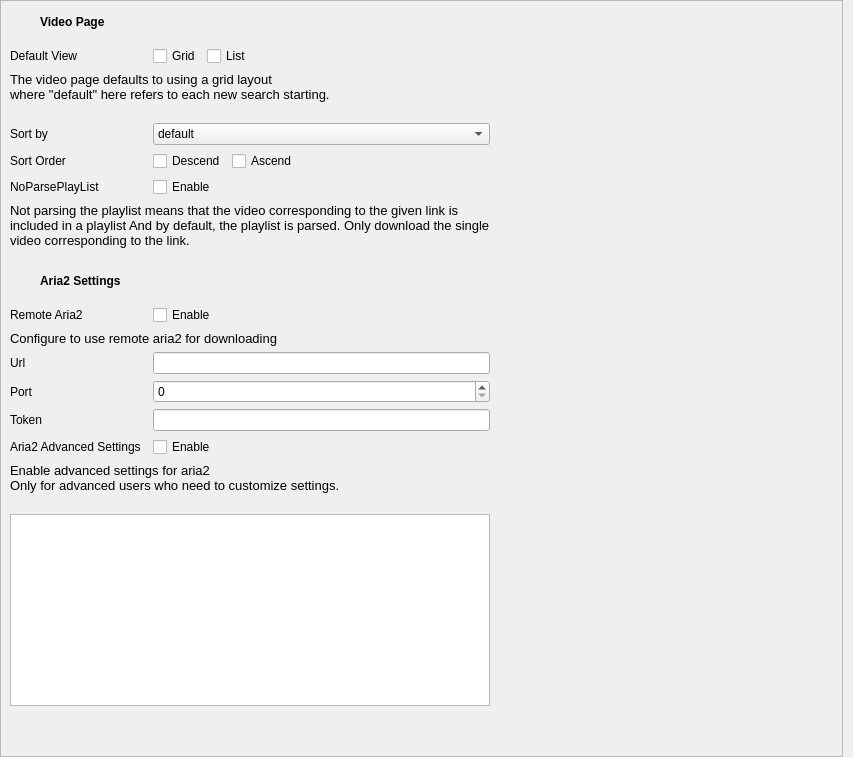
<?xml version="1.0" encoding="UTF-8"?>
<ui version="4.0">
 <class>AdvanceSettings</class>
 <widget class="QWidget" name="AdvanceSettings">
  <property name="geometry">
   <rect>
    <x>0</x>
    <y>0</y>
    <width>853</width>
    <height>757</height>
   </rect>
  </property>
  <property name="windowTitle">
   <string>AdvanceSetting</string>
  </property>
  <layout class="QVBoxLayout" name="verticalLayout">
   <property name="spacing">
    <number>0</number>
   </property>
   <property name="leftMargin">
    <number>0</number>
   </property>
   <property name="topMargin">
    <number>0</number>
   </property>
   <property name="rightMargin">
    <number>10</number>
   </property>
   <property name="bottomMargin">
    <number>0</number>
   </property>
   <item>
    <widget class="QScrollArea" name="scrollArea">
     <property name="horizontalScrollBarPolicy">
      <enum>Qt::ScrollBarPolicy::ScrollBarAlwaysOff</enum>
     </property>
     <property name="widgetResizable">
      <bool>true</bool>
     </property>
     <widget class="QWidget" name="scrollAreaWidgetContents">
      <property name="geometry">
       <rect>
        <x>0</x>
        <y>0</y>
        <width>841</width>
        <height>827</height>
       </rect>
      </property>
      <layout class="QGridLayout">
       <item row="9" column="0" colspan="4">
        <widget class="DividingLine" name="lineAria2Setting" native="true"/>
       </item>
       <item row="10" column="0">
        <widget class="QLabel" name="label_2">
         <property name="text">
          <string>Remote Aria2</string>
         </property>
        </widget>
       </item>
       <item row="5" column="0">
        <widget class="QLabel" name="labelSortVideoOrder">
         <property name="text">
          <string>Sort Order</string>
         </property>
        </widget>
       </item>
       <item row="18" column="0">
        <spacer name="verticalSpacer">
         <property name="orientation">
          <enum>Qt::Orientation::Vertical</enum>
         </property>
         <property name="sizeHint" stdset="0">
          <size>
           <width>20</width>
           <height>40</height>
          </size>
         </property>
        </spacer>
       </item>
       <item row="4" column="2">
        <widget class="QComboBox" name="comboBoxOrderElem">
         <property name="sizePolicy">
          <sizepolicy hsizetype="Expanding" vsizetype="Fixed">
           <horstretch>0</horstretch>
           <verstretch>0</verstretch>
          </sizepolicy>
         </property>
         <item>
          <property name="text">
           <string>default</string>
          </property>
         </item>
         <item>
          <property name="text">
           <string>title</string>
          </property>
         </item>
         <item>
          <property name="text">
           <string>time</string>
          </property>
         </item>
         <item>
          <property name="text">
           <string>duration</string>
          </property>
         </item>
        </widget>
       </item>
       <item row="10" column="2">
        <widget class="QCheckBox" name="checkBoxAria2EnableRemote">
         <property name="text">
          <string>Enable</string>
         </property>
        </widget>
       </item>
       <item row="17" column="0" colspan="3">
        <widget class="Aria2AdvanceSettings" name="listWidgetAria2AdvancedSettings">
         <property name="sizePolicy">
          <sizepolicy hsizetype="Expanding" vsizetype="Minimum">
           <horstretch>0</horstretch>
           <verstretch>0</verstretch>
          </sizepolicy>
         </property>
        </widget>
       </item>
       <item row="4" column="0">
        <widget class="QLabel" name="labelOrderBy">
         <property name="text">
          <string>Sort by</string>
         </property>
        </widget>
       </item>
       <item row="12" column="0">
        <widget class="QLabel" name="labelAria2Url">
         <property name="text">
          <string>Url</string>
         </property>
        </widget>
       </item>
       <item row="15" column="2">
        <widget class="QCheckBox" name="checkBoxEnableAria2AdvancedSettings">
         <property name="text">
          <string>Enable</string>
         </property>
        </widget>
       </item>
       <item row="1" column="0" colspan="4">
        <widget class="DividingLine" name="lineVideoPage" native="true"/>
       </item>
       <item row="3" column="0" colspan="3">
        <widget class="QLabel" name="labelDefaultExplain">
         <property name="sizePolicy">
          <sizepolicy hsizetype="Preferred" vsizetype="Minimum">
           <horstretch>0</horstretch>
           <verstretch>0</verstretch>
          </sizepolicy>
         </property>
         <property name="font">
          <font>
           <pointsize>10</pointsize>
          </font>
         </property>
         <property name="text">
          <string>The video page defaults to using a grid layout
where &quot;default&quot; here refers to each new search starting.
 </string>
         </property>
         <property name="wordWrap">
          <bool>true</bool>
         </property>
        </widget>
       </item>
       <item row="6" column="2">
        <widget class="QCheckBox" name="cbxNoParseList">
         <property name="text">
          <string>Enable</string>
         </property>
        </widget>
       </item>
       <item row="13" column="2">
        <widget class="QSpinBox" name="spinBoxAria2Port">
         <property name="maximum">
          <number>65535</number>
         </property>
        </widget>
       </item>
       <item row="16" column="0" colspan="3">
        <widget class="QLabel" name="label">
         <property name="font">
          <font>
           <pointsize>10</pointsize>
          </font>
         </property>
         <property name="text">
          <string>Enable advanced settings for aria2
Only for advanced users who need to customize settings.
                         </string>
         </property>
         <property name="wordWrap">
          <bool>true</bool>
         </property>
        </widget>
       </item>
       <item row="11" column="0" colspan="3">
        <widget class="QLabel" name="labelEnableRemoteExplain">
         <property name="font">
          <font>
           <pointsize>10</pointsize>
          </font>
         </property>
         <property name="text">
          <string>Configure to use remote aria2 for downloading</string>
         </property>
        </widget>
       </item>
       <item row="8" column="0" colspan="4">
        <widget class="QWidget" name="aria2SettingTitle" native="true">
         <layout class="QHBoxLayout" name="horizontalLayout_4">
          <property name="leftMargin">
           <number>0</number>
          </property>
          <property name="topMargin">
           <number>0</number>
          </property>
          <property name="rightMargin">
           <number>0</number>
          </property>
          <property name="bottomMargin">
           <number>0</number>
          </property>
          <item>
           <widget class="QPushButton" name="iconAria2Settings">
            <property name="sizePolicy">
             <sizepolicy hsizetype="Fixed" vsizetype="Fixed">
              <horstretch>0</horstretch>
              <verstretch>0</verstretch>
             </sizepolicy>
            </property>
            <property name="minimumSize">
             <size>
              <width>24</width>
              <height>24</height>
             </size>
            </property>
            <property name="maximumSize">
             <size>
              <width>24</width>
              <height>24</height>
             </size>
            </property>
            <property name="styleSheet">
             <string notr="true">.QPushButton{
                                         border: none;
                                         }
                                     </string>
            </property>
            <property name="icon">
             <iconset resource="../../../resource/sVanilla.qrc">
              <normaloff>:/icon/bar/download.svg</normaloff>:/icon/bar/download.svg</iconset>
            </property>
            <property name="iconSize">
             <size>
              <width>20</width>
              <height>20</height>
             </size>
            </property>
            <property name="_vanillaStyle_Patch" stdset="0">
             <string>ButtonIconPatch</string>
            </property>
           </widget>
          </item>
          <item>
           <widget class="QLabel" name="labelAria2CommonSettings">
            <property name="font">
             <font>
              <bold>true</bold>
             </font>
            </property>
            <property name="text">
             <string>Aria2 Settings</string>
            </property>
           </widget>
          </item>
         </layout>
        </widget>
       </item>
       <item row="0" column="0" colspan="4">
        <widget class="QWidget" name="widgetVideoPage" native="true">
         <layout class="QHBoxLayout" name="horizontalLayout_3">
          <property name="leftMargin">
           <number>0</number>
          </property>
          <property name="topMargin">
           <number>0</number>
          </property>
          <property name="rightMargin">
           <number>0</number>
          </property>
          <property name="bottomMargin">
           <number>0</number>
          </property>
          <item>
           <widget class="QPushButton" name="btnVideoPageIcon">
            <property name="sizePolicy">
             <sizepolicy hsizetype="Fixed" vsizetype="Fixed">
              <horstretch>0</horstretch>
              <verstretch>0</verstretch>
             </sizepolicy>
            </property>
            <property name="minimumSize">
             <size>
              <width>24</width>
              <height>24</height>
             </size>
            </property>
            <property name="maximumSize">
             <size>
              <width>24</width>
              <height>24</height>
             </size>
            </property>
            <property name="styleSheet">
             <string notr="true">.QPushButton{
	border: none;
}</string>
            </property>
            <property name="icon">
             <iconset resource="../../../resource/sVanilla.qrc">
              <normaloff>:/icon/bar/video.svg</normaloff>:/icon/bar/video.svg</iconset>
            </property>
            <property name="iconSize">
             <size>
              <width>20</width>
              <height>20</height>
             </size>
            </property>
            <property name="_vanillaStyle_Patch" stdset="0">
             <string>ButtonIconPatch</string>
            </property>
           </widget>
          </item>
          <item>
           <widget class="QLabel" name="labelVideoWidget">
            <property name="font">
             <font>
              <bold>true</bold>
             </font>
            </property>
            <property name="text">
             <string>Video Page</string>
            </property>
           </widget>
          </item>
         </layout>
        </widget>
       </item>
       <item row="2" column="3">
        <spacer name="horizontalSpacer_3">
         <property name="orientation">
          <enum>Qt::Orientation::Horizontal</enum>
         </property>
         <property name="sizeHint" stdset="0">
          <size>
           <width>40</width>
           <height>20</height>
          </size>
         </property>
        </spacer>
       </item>
       <item row="14" column="2">
        <widget class="QLineEdit" name="lineEditAria2Token"/>
       </item>
       <item row="14" column="0">
        <widget class="QLabel" name="labelAria2Token">
         <property name="text">
          <string>Token</string>
         </property>
        </widget>
       </item>
       <item row="13" column="0">
        <widget class="QLabel" name="labelAria2Port">
         <property name="text">
          <string>Port</string>
         </property>
        </widget>
       </item>
       <item row="15" column="0">
        <widget class="QLabel" name="label_4">
         <property name="text">
          <string>Aria2 Advanced Settings</string>
         </property>
        </widget>
       </item>
       <item row="2" column="2">
        <widget class="QWidget" name="widgetDefaultView" native="true">
         <layout class="QHBoxLayout" name="horizontalLayout_8">
          <property name="leftMargin">
           <number>0</number>
          </property>
          <property name="topMargin">
           <number>0</number>
          </property>
          <property name="rightMargin">
           <number>0</number>
          </property>
          <property name="bottomMargin">
           <number>0</number>
          </property>
          <item>
           <widget class="QCheckBox" name="cbxGrid">
            <property name="text">
             <string>Grid</string>
            </property>
           </widget>
          </item>
          <item>
           <widget class="QCheckBox" name="cbxList">
            <property name="text">
             <string>List</string>
            </property>
           </widget>
          </item>
          <item>
           <spacer name="horizontalSpacer">
            <property name="orientation">
             <enum>Qt::Orientation::Horizontal</enum>
            </property>
            <property name="sizeHint" stdset="0">
             <size>
              <width>40</width>
              <height>20</height>
             </size>
            </property>
           </spacer>
          </item>
         </layout>
        </widget>
       </item>
       <item row="5" column="2">
        <widget class="QWidget" name="widgetSortOrder" native="true">
         <layout class="QHBoxLayout" name="horizontalLayout_10">
          <property name="leftMargin">
           <number>0</number>
          </property>
          <property name="topMargin">
           <number>0</number>
          </property>
          <property name="rightMargin">
           <number>0</number>
          </property>
          <property name="bottomMargin">
           <number>0</number>
          </property>
          <item>
           <widget class="QCheckBox" name="cbxDes">
            <property name="text">
             <string>Descend</string>
            </property>
           </widget>
          </item>
          <item>
           <widget class="QCheckBox" name="cbxAsc">
            <property name="text">
             <string>Ascend</string>
            </property>
           </widget>
          </item>
          <item>
           <spacer name="horizontalSpacer_2">
            <property name="orientation">
             <enum>Qt::Orientation::Horizontal</enum>
            </property>
            <property name="sizeHint" stdset="0">
             <size>
              <width>40</width>
              <height>20</height>
             </size>
            </property>
           </spacer>
          </item>
         </layout>
        </widget>
       </item>
       <item row="12" column="2">
        <widget class="QLineEdit" name="lineEditAria2Url"/>
       </item>
       <item row="2" column="0">
        <widget class="QLabel" name="labelDefaultWIdget">
         <property name="text">
          <string>Default View</string>
         </property>
        </widget>
       </item>
       <item row="7" column="0" colspan="3">
        <widget class="QLabel" name="labelNoParsePlayListExplain">
         <property name="font">
          <font>
           <pointsize>10</pointsize>
          </font>
         </property>
         <property name="text">
          <string>Not parsing the playlist means that the video corresponding to the given link is
included in a playlist And by default, the playlist is parsed. Only download the single
video corresponding to the link.
                         </string>
         </property>
         <property name="wordWrap">
          <bool>true</bool>
         </property>
        </widget>
       </item>
       <item row="6" column="0">
        <widget class="QLabel" name="label_3">
         <property name="text">
          <string>NoParsePlayList</string>
         </property>
        </widget>
       </item>
      </layout>
     </widget>
    </widget>
   </item>
  </layout>
 </widget>
 <customwidgets>
  <customwidget>
   <class>DividingLine</class>
   <extends>QWidget</extends>
   <header>SUI/DividingLine.h</header>
   <container>1</container>
  </customwidget>
  <customwidget>
   <class>Aria2AdvanceSettings</class>
   <extends>QListWidget</extends>
   <header>SUI/Aria2Settings/Aria2AdvanceSettings.h</header>
  </customwidget>
 </customwidgets>
 <resources>
  <include location="../../../resource/sVanilla.qrc"/>
 </resources>
 <connections/>
</ui>
